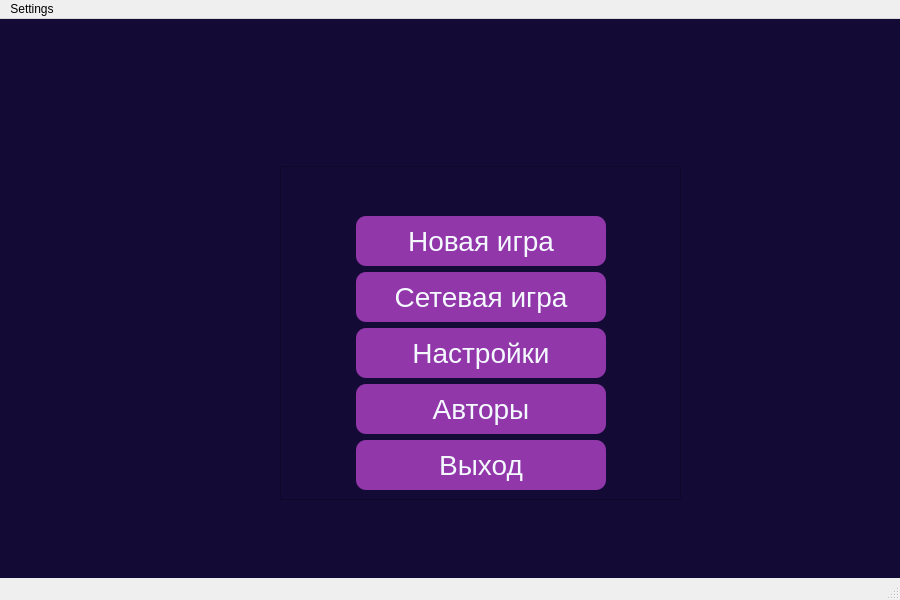
<?xml version="1.0" encoding="UTF-8"?>
<ui version="4.0">
 <class>MainWindow</class>
 <widget class="QMainWindow" name="MainWindow">
  <property name="enabled">
   <bool>true</bool>
  </property>
  <property name="geometry">
   <rect>
    <x>0</x>
    <y>0</y>
    <width>900</width>
    <height>600</height>
   </rect>
  </property>
  <property name="focusPolicy">
   <enum>Qt::ClickFocus</enum>
  </property>
  <property name="windowTitle">
   <string>MainWindow</string>
  </property>
  <property name="layoutDirection">
   <enum>Qt::LeftToRight</enum>
  </property>
  <property name="autoFillBackground">
   <bool>false</bool>
  </property>
  <property name="styleSheet">
   <string notr="true"/>
  </property>
  <property name="dockNestingEnabled">
   <bool>false</bool>
  </property>
  <widget class="QWidget" name="centralwidget">
   <property name="styleSheet">
    <string notr="true">background: #130A36;</string>
   </property>
   <widget class="QWidget" name="">
    <property name="geometry">
     <rect>
      <x>280</x>
      <y>100</y>
      <width>401</width>
      <height>381</height>
     </rect>
    </property>
    <layout class="QVBoxLayout" name="verticalLayout">
     <item>
      <widget class="QLabel" name="label">
       <property name="sizePolicy">
        <sizepolicy hsizetype="Expanding" vsizetype="Expanding">
         <horstretch>0</horstretch>
         <verstretch>0</verstretch>
        </sizepolicy>
       </property>
       <property name="text">
        <string/>
       </property>
       <property name="pixmap">
        <pixmap resource="resurces.qrc">:/img/image/ep3gnauurbzshengpf3gk.png</pixmap>
       </property>
       <property name="scaledContents">
        <bool>true</bool>
       </property>
      </widget>
     </item>
     <item>
      <widget class="QFrame" name="frame">
       <property name="sizePolicy">
        <sizepolicy hsizetype="Expanding" vsizetype="Expanding">
         <horstretch>0</horstretch>
         <verstretch>0</verstretch>
        </sizepolicy>
       </property>
       <property name="frameShape">
        <enum>QFrame::StyledPanel</enum>
       </property>
       <property name="frameShadow">
        <enum>QFrame::Raised</enum>
       </property>
       <layout class="QGridLayout" name="gridLayout_2">
        <item row="1" column="0">
         <spacer name="horizontalSpacer">
          <property name="orientation">
           <enum>Qt::Horizontal</enum>
          </property>
          <property name="sizeHint" stdset="0">
           <size>
            <width>40</width>
            <height>20</height>
           </size>
          </property>
         </spacer>
        </item>
        <item row="0" column="1">
         <spacer name="verticalSpacer">
          <property name="orientation">
           <enum>Qt::Vertical</enum>
          </property>
          <property name="sizeHint" stdset="0">
           <size>
            <width>20</width>
            <height>40</height>
           </size>
          </property>
         </spacer>
        </item>
        <item row="2" column="1">
         <widget class="QPushButton" name="pushButton_2">
          <property name="sizePolicy">
           <sizepolicy hsizetype="Preferred" vsizetype="Fixed">
            <horstretch>0</horstretch>
            <verstretch>0</verstretch>
           </sizepolicy>
          </property>
          <property name="minimumSize">
           <size>
            <width>150</width>
            <height>50</height>
           </size>
          </property>
          <property name="cursor">
           <cursorShape>PointingHandCursor</cursorShape>
          </property>
          <property name="autoFillBackground">
           <bool>false</bool>
          </property>
          <property name="styleSheet">
           <string notr="true">QPushButton{


position: absolute;
width: 414px;
height: 91px;
left: 339px;
top: 492px;

background:  #9237A9;
box-shadow: 0px 4px 4px rgba(0, 0, 0, 0.25);
border-radius: 10px;
position: absolute;
width: 224px;
height: 50px;
left: 434px;
top: 513px;

font-family: 'Mulish';
font-style: normal;
font-weight: 400;
font-size: 28px;
line-height: 50px;

color: #F4F9FF;
}

QPushButton:hover{
background:  #458DBB;
}</string>
          </property>
          <property name="text">
           <string>Cетевая игра</string>
          </property>
         </widget>
        </item>
        <item row="1" column="1">
         <widget class="QPushButton" name="pushButton">
          <property name="sizePolicy">
           <sizepolicy hsizetype="Preferred" vsizetype="Fixed">
            <horstretch>0</horstretch>
            <verstretch>0</verstretch>
           </sizepolicy>
          </property>
          <property name="minimumSize">
           <size>
            <width>250</width>
            <height>50</height>
           </size>
          </property>
          <property name="palette">
           <palette>
            <active>
             <colorrole role="WindowText">
              <brush brushstyle="SolidPattern">
               <color alpha="255">
                <red>244</red>
                <green>249</green>
                <blue>255</blue>
               </color>
              </brush>
             </colorrole>
             <colorrole role="Button">
              <brush brushstyle="SolidPattern">
               <color alpha="255">
                <red>146</red>
                <green>55</green>
                <blue>169</blue>
               </color>
              </brush>
             </colorrole>
             <colorrole role="Text">
              <brush brushstyle="SolidPattern">
               <color alpha="255">
                <red>244</red>
                <green>249</green>
                <blue>255</blue>
               </color>
              </brush>
             </colorrole>
             <colorrole role="ButtonText">
              <brush brushstyle="SolidPattern">
               <color alpha="255">
                <red>244</red>
                <green>249</green>
                <blue>255</blue>
               </color>
              </brush>
             </colorrole>
             <colorrole role="Base">
              <brush brushstyle="SolidPattern">
               <color alpha="255">
                <red>146</red>
                <green>55</green>
                <blue>169</blue>
               </color>
              </brush>
             </colorrole>
             <colorrole role="Window">
              <brush brushstyle="SolidPattern">
               <color alpha="255">
                <red>146</red>
                <green>55</green>
                <blue>169</blue>
               </color>
              </brush>
             </colorrole>
             <colorrole role="PlaceholderText">
              <brush brushstyle="NoBrush">
               <color alpha="128">
                <red>244</red>
                <green>249</green>
                <blue>255</blue>
               </color>
              </brush>
             </colorrole>
            </active>
            <inactive>
             <colorrole role="WindowText">
              <brush brushstyle="SolidPattern">
               <color alpha="255">
                <red>244</red>
                <green>249</green>
                <blue>255</blue>
               </color>
              </brush>
             </colorrole>
             <colorrole role="Button">
              <brush brushstyle="SolidPattern">
               <color alpha="255">
                <red>146</red>
                <green>55</green>
                <blue>169</blue>
               </color>
              </brush>
             </colorrole>
             <colorrole role="Text">
              <brush brushstyle="SolidPattern">
               <color alpha="255">
                <red>244</red>
                <green>249</green>
                <blue>255</blue>
               </color>
              </brush>
             </colorrole>
             <colorrole role="ButtonText">
              <brush brushstyle="SolidPattern">
               <color alpha="255">
                <red>244</red>
                <green>249</green>
                <blue>255</blue>
               </color>
              </brush>
             </colorrole>
             <colorrole role="Base">
              <brush brushstyle="SolidPattern">
               <color alpha="255">
                <red>146</red>
                <green>55</green>
                <blue>169</blue>
               </color>
              </brush>
             </colorrole>
             <colorrole role="Window">
              <brush brushstyle="SolidPattern">
               <color alpha="255">
                <red>146</red>
                <green>55</green>
                <blue>169</blue>
               </color>
              </brush>
             </colorrole>
             <colorrole role="PlaceholderText">
              <brush brushstyle="NoBrush">
               <color alpha="128">
                <red>244</red>
                <green>249</green>
                <blue>255</blue>
               </color>
              </brush>
             </colorrole>
            </inactive>
            <disabled>
             <colorrole role="WindowText">
              <brush brushstyle="SolidPattern">
               <color alpha="255">
                <red>244</red>
                <green>249</green>
                <blue>255</blue>
               </color>
              </brush>
             </colorrole>
             <colorrole role="Button">
              <brush brushstyle="SolidPattern">
               <color alpha="255">
                <red>146</red>
                <green>55</green>
                <blue>169</blue>
               </color>
              </brush>
             </colorrole>
             <colorrole role="Text">
              <brush brushstyle="SolidPattern">
               <color alpha="255">
                <red>244</red>
                <green>249</green>
                <blue>255</blue>
               </color>
              </brush>
             </colorrole>
             <colorrole role="ButtonText">
              <brush brushstyle="SolidPattern">
               <color alpha="255">
                <red>244</red>
                <green>249</green>
                <blue>255</blue>
               </color>
              </brush>
             </colorrole>
             <colorrole role="Base">
              <brush brushstyle="SolidPattern">
               <color alpha="255">
                <red>146</red>
                <green>55</green>
                <blue>169</blue>
               </color>
              </brush>
             </colorrole>
             <colorrole role="Window">
              <brush brushstyle="SolidPattern">
               <color alpha="255">
                <red>146</red>
                <green>55</green>
                <blue>169</blue>
               </color>
              </brush>
             </colorrole>
             <colorrole role="PlaceholderText">
              <brush brushstyle="NoBrush">
               <color alpha="128">
                <red>244</red>
                <green>249</green>
                <blue>255</blue>
               </color>
              </brush>
             </colorrole>
            </disabled>
           </palette>
          </property>
          <property name="cursor">
           <cursorShape>PointingHandCursor</cursorShape>
          </property>
          <property name="mouseTracking">
           <bool>false</bool>
          </property>
          <property name="focusPolicy">
           <enum>Qt::StrongFocus</enum>
          </property>
          <property name="autoFillBackground">
           <bool>false</bool>
          </property>
          <property name="styleSheet">
           <string notr="true">QPushButton{


position: absolute;
width: 414px;
height: 91px;
left: 339px;
top: 492px;

background:  #9237A9;
box-shadow: 0px 4px 4px rgba(0, 0, 0, 0.25);
border-radius: 10px;
position: absolute;
width: 224px;
height: 50px;
left: 434px;
top: 513px;

font-family: 'Mulish';
font-style: normal;
font-weight: 400;
font-size: 28px;
line-height: 50px;

color: #F4F9FF;
}

QPushButton:hover{
background:  #458DBB;
}</string>
          </property>
          <property name="text">
           <string>Новая игра</string>
          </property>
         </widget>
        </item>
        <item row="7" column="1">
         <widget class="QPushButton" name="pushButton_4">
          <property name="sizePolicy">
           <sizepolicy hsizetype="Preferred" vsizetype="Fixed">
            <horstretch>0</horstretch>
            <verstretch>0</verstretch>
           </sizepolicy>
          </property>
          <property name="minimumSize">
           <size>
            <width>250</width>
            <height>50</height>
           </size>
          </property>
          <property name="palette">
           <palette>
            <active>
             <colorrole role="WindowText">
              <brush brushstyle="SolidPattern">
               <color alpha="255">
                <red>244</red>
                <green>249</green>
                <blue>255</blue>
               </color>
              </brush>
             </colorrole>
             <colorrole role="Button">
              <brush brushstyle="SolidPattern">
               <color alpha="255">
                <red>146</red>
                <green>55</green>
                <blue>169</blue>
               </color>
              </brush>
             </colorrole>
             <colorrole role="Text">
              <brush brushstyle="SolidPattern">
               <color alpha="255">
                <red>244</red>
                <green>249</green>
                <blue>255</blue>
               </color>
              </brush>
             </colorrole>
             <colorrole role="ButtonText">
              <brush brushstyle="SolidPattern">
               <color alpha="255">
                <red>244</red>
                <green>249</green>
                <blue>255</blue>
               </color>
              </brush>
             </colorrole>
             <colorrole role="Base">
              <brush brushstyle="SolidPattern">
               <color alpha="255">
                <red>146</red>
                <green>55</green>
                <blue>169</blue>
               </color>
              </brush>
             </colorrole>
             <colorrole role="Window">
              <brush brushstyle="SolidPattern">
               <color alpha="255">
                <red>146</red>
                <green>55</green>
                <blue>169</blue>
               </color>
              </brush>
             </colorrole>
             <colorrole role="PlaceholderText">
              <brush brushstyle="NoBrush">
               <color alpha="128">
                <red>244</red>
                <green>249</green>
                <blue>255</blue>
               </color>
              </brush>
             </colorrole>
            </active>
            <inactive>
             <colorrole role="WindowText">
              <brush brushstyle="SolidPattern">
               <color alpha="255">
                <red>244</red>
                <green>249</green>
                <blue>255</blue>
               </color>
              </brush>
             </colorrole>
             <colorrole role="Button">
              <brush brushstyle="SolidPattern">
               <color alpha="255">
                <red>146</red>
                <green>55</green>
                <blue>169</blue>
               </color>
              </brush>
             </colorrole>
             <colorrole role="Text">
              <brush brushstyle="SolidPattern">
               <color alpha="255">
                <red>244</red>
                <green>249</green>
                <blue>255</blue>
               </color>
              </brush>
             </colorrole>
             <colorrole role="ButtonText">
              <brush brushstyle="SolidPattern">
               <color alpha="255">
                <red>244</red>
                <green>249</green>
                <blue>255</blue>
               </color>
              </brush>
             </colorrole>
             <colorrole role="Base">
              <brush brushstyle="SolidPattern">
               <color alpha="255">
                <red>146</red>
                <green>55</green>
                <blue>169</blue>
               </color>
              </brush>
             </colorrole>
             <colorrole role="Window">
              <brush brushstyle="SolidPattern">
               <color alpha="255">
                <red>146</red>
                <green>55</green>
                <blue>169</blue>
               </color>
              </brush>
             </colorrole>
             <colorrole role="PlaceholderText">
              <brush brushstyle="NoBrush">
               <color alpha="128">
                <red>244</red>
                <green>249</green>
                <blue>255</blue>
               </color>
              </brush>
             </colorrole>
            </inactive>
            <disabled>
             <colorrole role="WindowText">
              <brush brushstyle="SolidPattern">
               <color alpha="255">
                <red>244</red>
                <green>249</green>
                <blue>255</blue>
               </color>
              </brush>
             </colorrole>
             <colorrole role="Button">
              <brush brushstyle="SolidPattern">
               <color alpha="255">
                <red>146</red>
                <green>55</green>
                <blue>169</blue>
               </color>
              </brush>
             </colorrole>
             <colorrole role="Text">
              <brush brushstyle="SolidPattern">
               <color alpha="255">
                <red>244</red>
                <green>249</green>
                <blue>255</blue>
               </color>
              </brush>
             </colorrole>
             <colorrole role="ButtonText">
              <brush brushstyle="SolidPattern">
               <color alpha="255">
                <red>244</red>
                <green>249</green>
                <blue>255</blue>
               </color>
              </brush>
             </colorrole>
             <colorrole role="Base">
              <brush brushstyle="SolidPattern">
               <color alpha="255">
                <red>146</red>
                <green>55</green>
                <blue>169</blue>
               </color>
              </brush>
             </colorrole>
             <colorrole role="Window">
              <brush brushstyle="SolidPattern">
               <color alpha="255">
                <red>146</red>
                <green>55</green>
                <blue>169</blue>
               </color>
              </brush>
             </colorrole>
             <colorrole role="PlaceholderText">
              <brush brushstyle="NoBrush">
               <color alpha="128">
                <red>244</red>
                <green>249</green>
                <blue>255</blue>
               </color>
              </brush>
             </colorrole>
            </disabled>
           </palette>
          </property>
          <property name="cursor">
           <cursorShape>PointingHandCursor</cursorShape>
          </property>
          <property name="mouseTracking">
           <bool>false</bool>
          </property>
          <property name="focusPolicy">
           <enum>Qt::StrongFocus</enum>
          </property>
          <property name="autoFillBackground">
           <bool>false</bool>
          </property>
          <property name="styleSheet">
           <string notr="true">QPushButton{


position: absolute;
width: 414px;
height: 91px;
left: 339px;
top: 492px;

background:  #9237A9;
box-shadow: 0px 4px 4px rgba(0, 0, 0, 0.25);
border-radius: 10px;
position: absolute;
width: 224px;
height: 50px;
left: 434px;
top: 513px;

font-family: 'Mulish';
font-style: normal;
font-weight: 400;
font-size: 28px;
line-height: 50px;

color: #F4F9FF;
}

QPushButton:hover{
background:  #458DBB;
}</string>
          </property>
          <property name="text">
           <string>Авторы</string>
          </property>
         </widget>
        </item>
        <item row="8" column="1">
         <widget class="QPushButton" name="pushButton_Exit">
          <property name="sizePolicy">
           <sizepolicy hsizetype="Preferred" vsizetype="Fixed">
            <horstretch>0</horstretch>
            <verstretch>0</verstretch>
           </sizepolicy>
          </property>
          <property name="minimumSize">
           <size>
            <width>150</width>
            <height>50</height>
           </size>
          </property>
          <property name="cursor">
           <cursorShape>PointingHandCursor</cursorShape>
          </property>
          <property name="autoFillBackground">
           <bool>false</bool>
          </property>
          <property name="styleSheet">
           <string notr="true">QPushButton{


position: absolute;
width: 414px;
height: 91px;
left: 339px;
top: 492px;

background:  #9237A9;
box-shadow: 0px 4px 4px rgba(0, 0, 0, 0.25);
border-radius: 10px;
position: absolute;
width: 224px;
height: 50px;
left: 434px;
top: 513px;

font-family: 'Mulish';
font-style: normal;
font-weight: 400;
font-size: 28px;
line-height: 50px;

color: #F4F9FF;
}

QPushButton:hover{
background:  #458DBB;
}</string>
          </property>
          <property name="text">
           <string>Выход</string>
          </property>
         </widget>
        </item>
        <item row="6" column="1">
         <widget class="QPushButton" name="pushButton_3">
          <property name="sizePolicy">
           <sizepolicy hsizetype="Preferred" vsizetype="Fixed">
            <horstretch>0</horstretch>
            <verstretch>0</verstretch>
           </sizepolicy>
          </property>
          <property name="minimumSize">
           <size>
            <width>250</width>
            <height>50</height>
           </size>
          </property>
          <property name="palette">
           <palette>
            <active>
             <colorrole role="WindowText">
              <brush brushstyle="SolidPattern">
               <color alpha="255">
                <red>244</red>
                <green>249</green>
                <blue>255</blue>
               </color>
              </brush>
             </colorrole>
             <colorrole role="Button">
              <brush brushstyle="SolidPattern">
               <color alpha="255">
                <red>146</red>
                <green>55</green>
                <blue>169</blue>
               </color>
              </brush>
             </colorrole>
             <colorrole role="Text">
              <brush brushstyle="SolidPattern">
               <color alpha="255">
                <red>244</red>
                <green>249</green>
                <blue>255</blue>
               </color>
              </brush>
             </colorrole>
             <colorrole role="ButtonText">
              <brush brushstyle="SolidPattern">
               <color alpha="255">
                <red>244</red>
                <green>249</green>
                <blue>255</blue>
               </color>
              </brush>
             </colorrole>
             <colorrole role="Base">
              <brush brushstyle="SolidPattern">
               <color alpha="255">
                <red>146</red>
                <green>55</green>
                <blue>169</blue>
               </color>
              </brush>
             </colorrole>
             <colorrole role="Window">
              <brush brushstyle="SolidPattern">
               <color alpha="255">
                <red>146</red>
                <green>55</green>
                <blue>169</blue>
               </color>
              </brush>
             </colorrole>
             <colorrole role="PlaceholderText">
              <brush brushstyle="NoBrush">
               <color alpha="128">
                <red>244</red>
                <green>249</green>
                <blue>255</blue>
               </color>
              </brush>
             </colorrole>
            </active>
            <inactive>
             <colorrole role="WindowText">
              <brush brushstyle="SolidPattern">
               <color alpha="255">
                <red>244</red>
                <green>249</green>
                <blue>255</blue>
               </color>
              </brush>
             </colorrole>
             <colorrole role="Button">
              <brush brushstyle="SolidPattern">
               <color alpha="255">
                <red>146</red>
                <green>55</green>
                <blue>169</blue>
               </color>
              </brush>
             </colorrole>
             <colorrole role="Text">
              <brush brushstyle="SolidPattern">
               <color alpha="255">
                <red>244</red>
                <green>249</green>
                <blue>255</blue>
               </color>
              </brush>
             </colorrole>
             <colorrole role="ButtonText">
              <brush brushstyle="SolidPattern">
               <color alpha="255">
                <red>244</red>
                <green>249</green>
                <blue>255</blue>
               </color>
              </brush>
             </colorrole>
             <colorrole role="Base">
              <brush brushstyle="SolidPattern">
               <color alpha="255">
                <red>146</red>
                <green>55</green>
                <blue>169</blue>
               </color>
              </brush>
             </colorrole>
             <colorrole role="Window">
              <brush brushstyle="SolidPattern">
               <color alpha="255">
                <red>146</red>
                <green>55</green>
                <blue>169</blue>
               </color>
              </brush>
             </colorrole>
             <colorrole role="PlaceholderText">
              <brush brushstyle="NoBrush">
               <color alpha="128">
                <red>244</red>
                <green>249</green>
                <blue>255</blue>
               </color>
              </brush>
             </colorrole>
            </inactive>
            <disabled>
             <colorrole role="WindowText">
              <brush brushstyle="SolidPattern">
               <color alpha="255">
                <red>244</red>
                <green>249</green>
                <blue>255</blue>
               </color>
              </brush>
             </colorrole>
             <colorrole role="Button">
              <brush brushstyle="SolidPattern">
               <color alpha="255">
                <red>146</red>
                <green>55</green>
                <blue>169</blue>
               </color>
              </brush>
             </colorrole>
             <colorrole role="Text">
              <brush brushstyle="SolidPattern">
               <color alpha="255">
                <red>244</red>
                <green>249</green>
                <blue>255</blue>
               </color>
              </brush>
             </colorrole>
             <colorrole role="ButtonText">
              <brush brushstyle="SolidPattern">
               <color alpha="255">
                <red>244</red>
                <green>249</green>
                <blue>255</blue>
               </color>
              </brush>
             </colorrole>
             <colorrole role="Base">
              <brush brushstyle="SolidPattern">
               <color alpha="255">
                <red>146</red>
                <green>55</green>
                <blue>169</blue>
               </color>
              </brush>
             </colorrole>
             <colorrole role="Window">
              <brush brushstyle="SolidPattern">
               <color alpha="255">
                <red>146</red>
                <green>55</green>
                <blue>169</blue>
               </color>
              </brush>
             </colorrole>
             <colorrole role="PlaceholderText">
              <brush brushstyle="NoBrush">
               <color alpha="128">
                <red>244</red>
                <green>249</green>
                <blue>255</blue>
               </color>
              </brush>
             </colorrole>
            </disabled>
           </palette>
          </property>
          <property name="cursor">
           <cursorShape>PointingHandCursor</cursorShape>
          </property>
          <property name="mouseTracking">
           <bool>false</bool>
          </property>
          <property name="focusPolicy">
           <enum>Qt::StrongFocus</enum>
          </property>
          <property name="autoFillBackground">
           <bool>false</bool>
          </property>
          <property name="styleSheet">
           <string notr="true">QPushButton{


position: absolute;
width: 414px;
height: 91px;
left: 339px;
top: 492px;

background:  #9237A9;
box-shadow: 0px 4px 4px rgba(0, 0, 0, 0.25);
border-radius: 10px;
position: absolute;
width: 224px;
height: 50px;
left: 434px;
top: 513px;

font-family: 'Mulish';
font-style: normal;
font-weight: 400;
font-size: 28px;
line-height: 50px;

color: #F4F9FF;
}

QPushButton:hover{
background:  #458DBB;
}</string>
          </property>
          <property name="text">
           <string>Настройки</string>
          </property>
         </widget>
        </item>
        <item row="1" column="2">
         <spacer name="horizontalSpacer_2">
          <property name="orientation">
           <enum>Qt::Horizontal</enum>
          </property>
          <property name="sizeHint" stdset="0">
           <size>
            <width>40</width>
            <height>20</height>
           </size>
          </property>
         </spacer>
        </item>
       </layout>
      </widget>
     </item>
    </layout>
   </widget>
  </widget>
  <widget class="QMenuBar" name="menubar">
   <property name="geometry">
    <rect>
     <x>0</x>
     <y>0</y>
     <width>900</width>
     <height>21</height>
    </rect>
   </property>
   <widget class="QMenu" name="menuMy_First_Game">
    <property name="title">
     <string>Settings</string>
    </property>
   </widget>
   <addaction name="menuMy_First_Game"/>
  </widget>
  <widget class="QStatusBar" name="statusbar"/>
 </widget>
 <resources>
  <include location="resurces.qrc"/>
 </resources>
 <connections/>
</ui>
